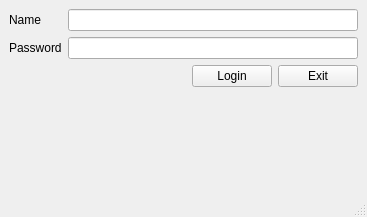
<?xml version="1.0" encoding="UTF-8"?>
<ui version="4.0">
 <class>Login</class>
 <widget class="QMainWindow" name="Login">
  <property name="geometry">
   <rect>
    <x>0</x>
    <y>0</y>
    <width>367</width>
    <height>217</height>
   </rect>
  </property>
  <property name="windowTitle">
   <string>Login</string>
  </property>
  <widget class="QWidget" name="centralwidget">
   <layout class="QGridLayout" name="gridLayout">
    <item row="0" column="0">
     <layout class="QFormLayout" name="formLayout">
      <item row="0" column="0">
       <widget class="QLabel" name="label">
        <property name="text">
         <string>Name</string>
        </property>
       </widget>
      </item>
      <item row="1" column="0">
       <widget class="QLabel" name="label_2">
        <property name="text">
         <string>Password</string>
        </property>
       </widget>
      </item>
      <item row="0" column="1">
       <widget class="QLineEdit" name="lineEdit_name"/>
      </item>
      <item row="1" column="1">
       <widget class="QLineEdit" name="lineEdit_password">
        <property name="echoMode">
         <enum>QLineEdit::Password</enum>
        </property>
       </widget>
      </item>
      <item row="2" column="1">
       <layout class="QHBoxLayout" name="horizontalLayout">
        <item>
         <spacer name="horizontalSpacer">
          <property name="orientation">
           <enum>Qt::Horizontal</enum>
          </property>
          <property name="sizeHint" stdset="0">
           <size>
            <width>40</width>
            <height>20</height>
           </size>
          </property>
         </spacer>
        </item>
        <item>
         <widget class="QPushButton" name="pushButton_login">
          <property name="text">
           <string>Login</string>
          </property>
         </widget>
        </item>
        <item>
         <widget class="QPushButton" name="pushButton_exit">
          <property name="text">
           <string>Exit</string>
          </property>
         </widget>
        </item>
       </layout>
      </item>
     </layout>
    </item>
   </layout>
  </widget>
  <widget class="QMenuBar" name="menubar">
   <property name="geometry">
    <rect>
     <x>0</x>
     <y>0</y>
     <width>367</width>
     <height>22</height>
    </rect>
   </property>
  </widget>
  <widget class="QStatusBar" name="statusbar"/>
 </widget>
 <resources/>
 <connections/>
</ui>
